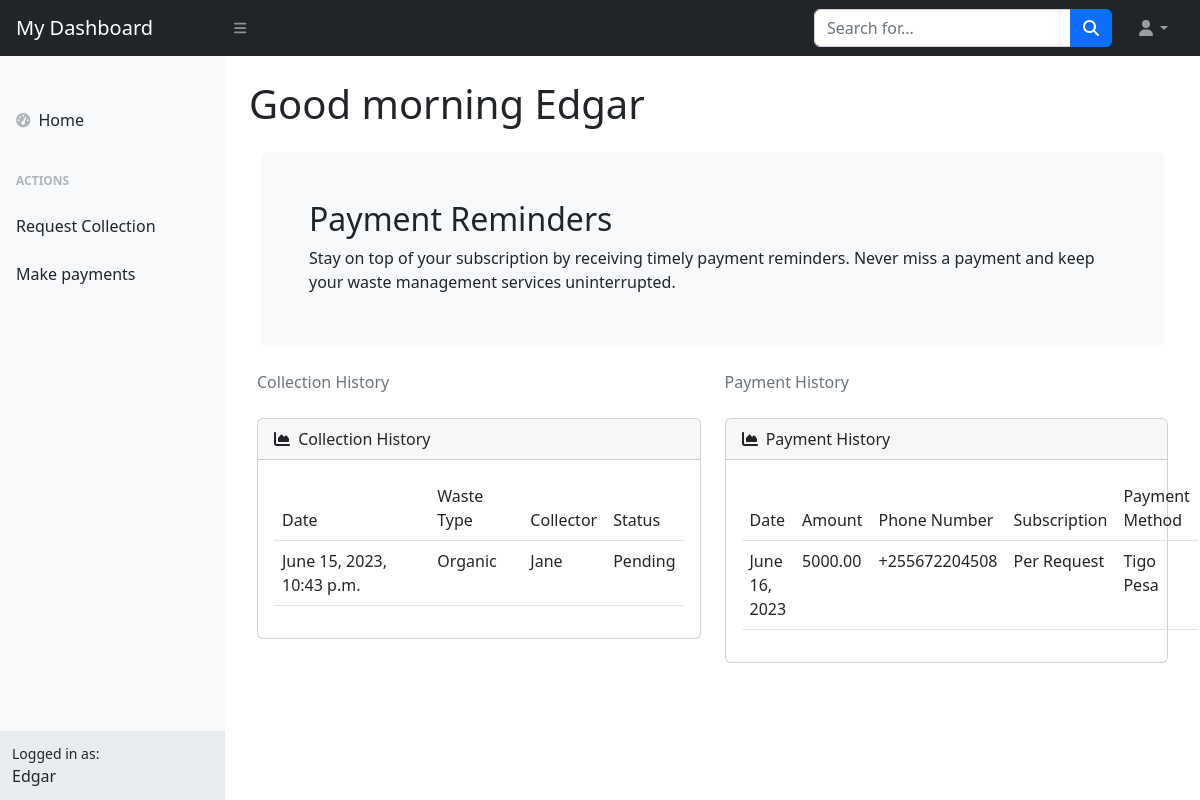
/producer_dashboard (signed in), run on an earlier commit of the app's database.
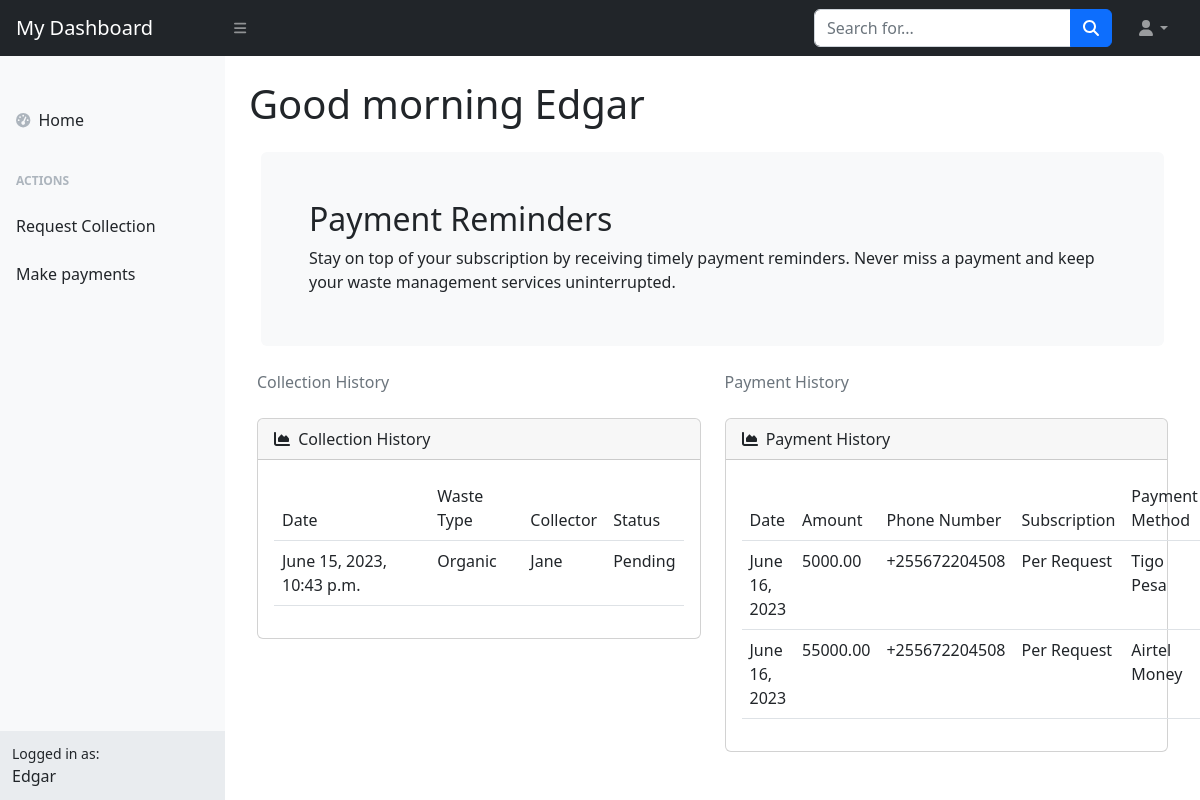
And on a later commit of the database.
### wms_app/models.py (models this page shows, shortened)
class Collection(models.Model):
    waste_producer = models.ForeignKey(User, on_delete=models.CASCADE)
    waste_collector = models.ForeignKey(Customer, on_delete=models.CASCADE, null=True, blank=True)
    collection_date = models.DateField(blank=True, null=True)
    collection_status = models.BooleanField(default=False)
    time_requested = models.DateTimeField(auto_now_add=True)
    area = models.ForeignKey('Area', on_delete=models.CASCADE)
    waste_type = models.CharField(max_length=20)
    house_number = models.CharField(max_length=50)
    bin_number = models.CharField(max_length=50)

class Customer(models.Model):
    user = models.OneToOneField(User, on_delete=models.CASCADE)
    role = models.CharField(max_length=20)
    address = models.CharField(max_length=100)
    contact_number = models.CharField(max_length=20)
    def __str__(self):
        return self.user.first_name

class Payment(models.Model):
    waste_producer = models.ForeignKey(User, on_delete=models.CASCADE)
    payment_date = models.DateField()
    amount = models.DecimalField(max_digits=8, decimal_places=2)
    status = models.BooleanField(default=False)
    phone_number = models.CharField(max_length=20, blank=True, null=True)
    payment_method = models.CharField(max_length=20, blank=True, null=True)
    payment_type = models.CharField(max_length=20, blank=True, null=True)

### wms_app/views.py (the view)
# urls.py: path('producer_dashboard', producer_dashboard_view, name='producer_dashboard'),
def producer_dashboard_view(request):
    greetings = get_greeting() + request.user.first_name
    payments = Payment.objects.filter(waste_producer=request.user)
    collections = Collection.objects.filter(waste_producer=request.user)
    if len(collections) == 0:
        collections = False
    if len(payments) == 0:
        payments = False
    context = {'greetings': greetings, 'payments': payments, 'collections': collections}
    return render(request, 'dashboard/producer.html', context)

### wms_app/views.py (called while the page is built)
def get_greeting():
    current_hour = datetime.datetime.now().hour
    if 0 <= current_hour < 12:
        return "Good morning "
    elif 12 <= current_hour < 18:
        return "Good afternoon "
    else:
        return "Good evening "

### templates/dashboard/producer.html (shortened to what the changed rows need)
{% extends 'dashboard/base.html' %}
{% load static %}
{% block body %}
<body class="sb-nav-fixed">
    <div id="layoutSidenav">
        <div id="layoutSidenav_content">
            <main>
                <div class="container-fluid px-4">
                    <h1 class="mt-4 display-6">{{greetings}}</h1>
                    <div class="container my-4">
                        <div class="bg-light border rounded border-0 border-light d-flex flex-column justify-content-between flex-lg-row p-4 p-md-5">
                            <div class="pb-2 pb-lg-1">
                                <h2 class="mb-2 fw-light" id="banner-title"></h2>
                            </div>
                        </div>
                    </div>
                </div>
                <div class="container px-4">
                    <div class="row px-2">
                        <div class="col-xl-6">
                            <div class="card mb-4">
                                <div class="card-body">
                                    <table class="table">
                                        <thead>
                                            <tr>
                                                <td scope="col">Date</td>
                                                <td scope="col">Waste Type</td>
                                                <td scope="col">Collector</td>
                                                <td scope="col">Status</td>
                                            </tr>
                                        </thead>
                                        <tbody class="fw-light">
                                            {% if collections %}
                                                {% for collection in collections %}
                                                <tr>
                                                    <td>{{collection.time_requested}}</td>
                                                    <td>{{collection.waste_type}}</td>
                                                    <td>{{collection.waste_collector}}</td>
                                                    <td>{%if collection.collection_status is True %}Complete{% else %}Pending {%endif%}</td>
                                                </tr>
                                                {% endfor %}
                                            {% else %}
                                                <tr>
                                                    <td colspan="4">No collection history</td>
                                                </tr>
                                            {% endif %}
                                        </tbody>
                                    </table>
                                </canvas></div>
                            </div>
                        </div>
                        <div class="col-xl-6">
                            <div class="card mb-4">
                                <div class="card-body">
                                    <table class="table">
                                        <thead>
                                            <tr>
                                                <td scope="col">Date</td>
                                                <td scope="col">Amount</td>
                                                <td scope="col">Phone Number</td>
                                                <td scope="col">Subscription</td>
                                                <td scope="col">Payment Method</td>
                                            </tr>
                                        </thead>
                                        <tbody class="fw-light">
                                            {% if payments %}
                                                {% for payment in payments %}
                                                <tr>
                                                    <td>{{payment.payment_date}}</td>
                                                    <td>{{payment.amount}}</td>
                                                    <td>{{payment.phone_number}}</td>
                                                    <td>
                                                        {% if payment.payment_type == '1' %}
                                                            Monthly
                                                        {% else %}
                                                            Per Request
                                                        {% endif %}
                                                    </td>
                                                    <td>
                                                        {% if payment.payment_method == '1' %}
                                                            Tigo Pesa
                                                        {% elif payment.payment_method == '2' %}
                                                            Airtel Money
                                                        {% else %}
                                                            M-pesa
                                                        {% endif %}
                                                    </td>
                                                </tr>
                                                {% endfor %}
                                            {% else %}
                                                <tr>
                                                    <td colspan="5">No payment history</td>
                                                </tr>
                                            {% endif %}
                                        </tbody>
                                    </table>
                                </div>
                            </div>
                        </div>
                    </div>
                </div>
            </main>
        </div>
    </div>
</body>
{% endblock body %}

What changed in the data, as far as the page shows it:
added Payment: payment_date "June 16, 2023", amount "55000.00", phone_number "+255672204508", payment_type "Per Request", payment_method "Airtel Money"
